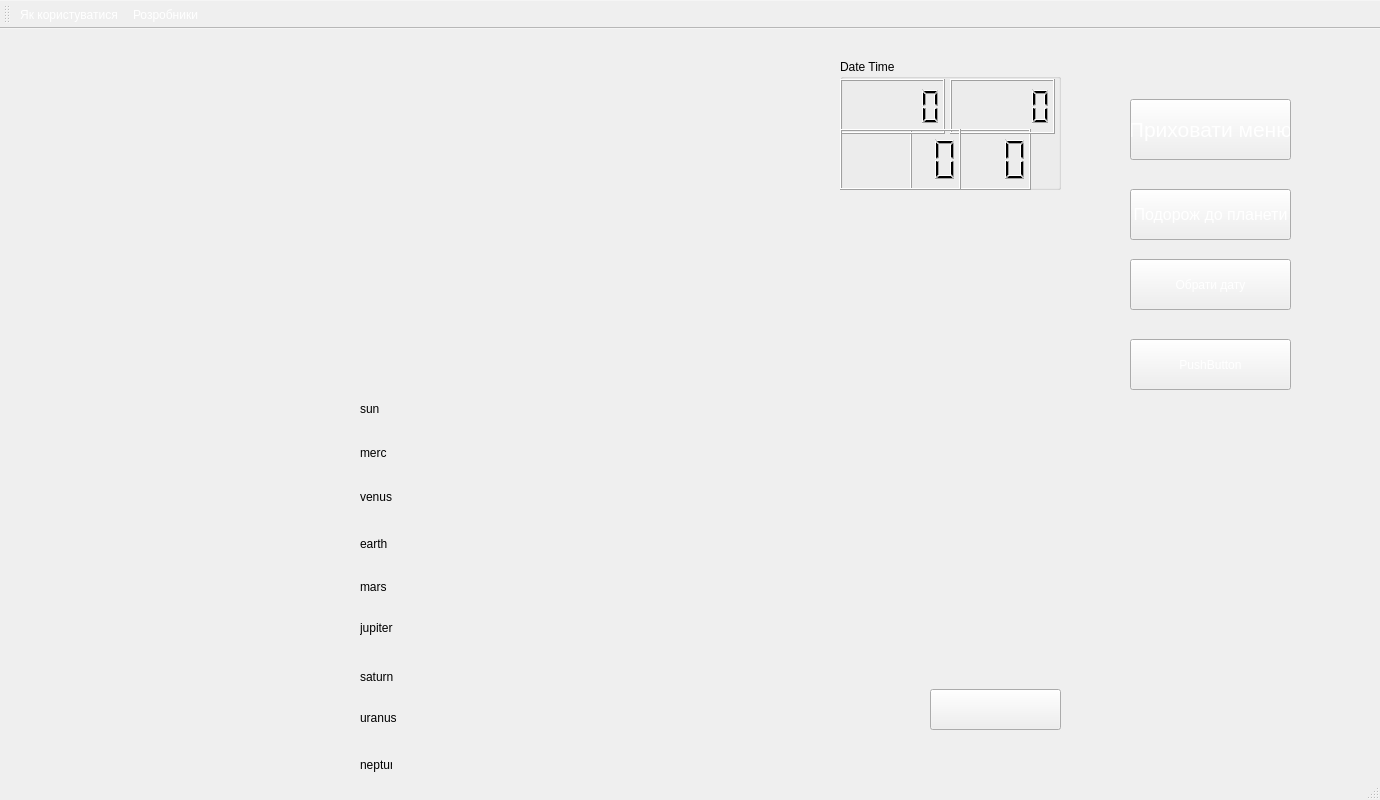
<?xml version="1.0" encoding="UTF-8"?>
<ui version="4.0">
 <class>MainWindow</class>
 <widget class="QMainWindow" name="MainWindow">
  <property name="geometry">
   <rect>
    <x>0</x>
    <y>0</y>
    <width>1380</width>
    <height>800</height>
   </rect>
  </property>
  <property name="windowTitle">
   <string>Syzygy</string>
  </property>
  <property name="styleSheet">
   <string notr="true">background-image: url(:/BackGround/Image/BackGroun.jpg);</string>
  </property>
  <property name="documentMode">
   <bool>false</bool>
  </property>
  <widget class="QWidget" name="centralwidget">
   <widget class="QLabel" name="earth">
    <property name="geometry">
     <rect>
      <x>360</x>
      <y>498</y>
      <width>33</width>
      <height>33</height>
     </rect>
    </property>
    <property name="text">
     <string>earth</string>
    </property>
   </widget>
   <widget class="QLabel" name="jupiter">
    <property name="geometry">
     <rect>
      <x>360</x>
      <y>580</y>
      <width>37</width>
      <height>37</height>
     </rect>
    </property>
    <property name="text">
     <string>jupiter</string>
    </property>
   </widget>
   <widget class="QLabel" name="mars">
    <property name="geometry">
     <rect>
      <x>360</x>
      <y>543</y>
      <width>30</width>
      <height>30</height>
     </rect>
    </property>
    <property name="text">
     <string>mars</string>
    </property>
   </widget>
   <widget class="QLabel" name="mercury">
    <property name="geometry">
     <rect>
      <x>360</x>
      <y>410</y>
      <width>27</width>
      <height>27</height>
     </rect>
    </property>
    <property name="text">
     <string>mercury</string>
    </property>
   </widget>
   <widget class="QLabel" name="neptune">
    <property name="geometry">
     <rect>
      <x>360</x>
      <y>720</y>
      <width>32</width>
      <height>32</height>
     </rect>
    </property>
    <property name="text">
     <string>neptune</string>
    </property>
   </widget>
   <widget class="QLabel" name="saturn">
    <property name="geometry">
     <rect>
      <x>360</x>
      <y>630</y>
      <width>35</width>
      <height>35</height>
     </rect>
    </property>
    <property name="text">
     <string>saturn</string>
    </property>
   </widget>
   <widget class="QLabel" name="sun">
    <property name="geometry">
     <rect>
      <x>360</x>
      <y>360</y>
      <width>40</width>
      <height>40</height>
     </rect>
    </property>
    <property name="text">
     <string>sun</string>
    </property>
   </widget>
   <widget class="QLabel" name="uranus">
    <property name="geometry">
     <rect>
      <x>360</x>
      <y>670</y>
      <width>37</width>
      <height>37</height>
     </rect>
    </property>
    <property name="text">
     <string>uranus</string>
    </property>
   </widget>
   <widget class="QLabel" name="venus">
    <property name="geometry">
     <rect>
      <x>360</x>
      <y>452</y>
      <width>32</width>
      <height>32</height>
     </rect>
    </property>
    <property name="text">
     <string>venus</string>
    </property>
   </widget>
   <widget class="QPushButton" name="pbMenu">
    <property name="geometry">
     <rect>
      <x>930</x>
      <y>660</y>
      <width>131</width>
      <height>41</height>
     </rect>
    </property>
    <property name="text">
     <string/>
    </property>
   </widget>
   <widget class="QGroupBox" name="groupBox">
    <property name="geometry">
     <rect>
      <x>840</x>
      <y>30</y>
      <width>221</width>
      <height>131</height>
     </rect>
    </property>
    <property name="title">
     <string>Date Time</string>
    </property>
    <widget class="QLCDNumber" name="LCDdayAndMonth">
     <property name="geometry">
      <rect>
       <x>0</x>
       <y>20</y>
       <width>105</width>
       <height>55</height>
      </rect>
     </property>
     <property name="font">
      <font>
       <kerning>true</kerning>
      </font>
     </property>
    </widget>
    <widget class="QLCDNumber" name="LCDYear">
     <property name="geometry">
      <rect>
       <x>110</x>
       <y>20</y>
       <width>105</width>
       <height>55</height>
      </rect>
     </property>
    </widget>
    <widget class="QLCDNumber" name="LCDHourMin">
     <property name="geometry">
      <rect>
       <x>0</x>
       <y>70</y>
       <width>121</width>
       <height>61</height>
      </rect>
     </property>
    </widget>
    <widget class="QLCDNumber" name="LCDSecond">
     <property name="geometry">
      <rect>
       <x>70</x>
       <y>70</y>
       <width>121</width>
       <height>61</height>
      </rect>
     </property>
    </widget>
    <zorder>LCDSecond</zorder>
    <zorder>LCDdayAndMonth</zorder>
    <zorder>LCDYear</zorder>
    <zorder>LCDHourMin</zorder>
   </widget>
   <widget class="QPushButton" name="pbDisMenu">
    <property name="geometry">
     <rect>
      <x>1130</x>
      <y>70</y>
      <width>161</width>
      <height>61</height>
     </rect>
    </property>
    <property name="font">
     <font>
      <pointsize>16</pointsize>
     </font>
    </property>
    <property name="styleSheet">
     <string notr="true">color:white;</string>
    </property>
    <property name="text">
     <string>Приховати меню</string>
    </property>
   </widget>
   <widget class="QPushButton" name="pbTravelToPlanet">
    <property name="geometry">
     <rect>
      <x>1130</x>
      <y>160</y>
      <width>161</width>
      <height>51</height>
     </rect>
    </property>
    <property name="font">
     <font>
      <pointsize>12</pointsize>
     </font>
    </property>
    <property name="styleSheet">
     <string notr="true">color:white;</string>
    </property>
    <property name="text">
     <string>Подорож до планети</string>
    </property>
   </widget>
   <widget class="QPushButton" name="pbSetDate">
    <property name="geometry">
     <rect>
      <x>1130</x>
      <y>230</y>
      <width>161</width>
      <height>51</height>
     </rect>
    </property>
    <property name="styleSheet">
     <string notr="true">color:white;</string>
    </property>
    <property name="text">
     <string>Обрати дату</string>
    </property>
   </widget>
   <widget class="QPushButton" name="pb__">
    <property name="geometry">
     <rect>
      <x>1130</x>
      <y>310</y>
      <width>161</width>
      <height>51</height>
     </rect>
    </property>
    <property name="styleSheet">
     <string notr="true">color:white;</string>
    </property>
    <property name="text">
     <string>PushButton</string>
    </property>
   </widget>
   <zorder>earth</zorder>
   <zorder>jupiter</zorder>
   <zorder>mars</zorder>
   <zorder>mercury</zorder>
   <zorder>neptune</zorder>
   <zorder>saturn</zorder>
   <zorder>sun</zorder>
   <zorder>uranus</zorder>
   <zorder>venus</zorder>
   <zorder>pbMenu</zorder>
   <zorder>groupBox</zorder>
   <zorder>pbTravelToPlanet</zorder>
   <zorder>pbSetDate</zorder>
   <zorder>pb__</zorder>
   <zorder>pbDisMenu</zorder>
  </widget>
  <widget class="QStatusBar" name="statusBar"/>
  <widget class="QToolBar" name="toolBar">
   <property name="windowTitle">
    <string>toolBar</string>
   </property>
   <property name="styleSheet">
    <string notr="true">background: transparent;
color: rgb(255, 255, 255);</string>
   </property>
   <attribute name="toolBarArea">
    <enum>TopToolBarArea</enum>
   </attribute>
   <attribute name="toolBarBreak">
    <bool>false</bool>
   </attribute>
   <addaction name="aboutProg"/>
   <addaction name="dvlprs"/>
  </widget>
  <action name="dvlprs">
   <property name="text">
    <string>Розробники</string>
   </property>
  </action>
  <action name="aboutProg">
   <property name="text">
    <string>Як користуватися...</string>
   </property>
  </action>
 </widget>
 <resources/>
 <connections/>
</ui>
